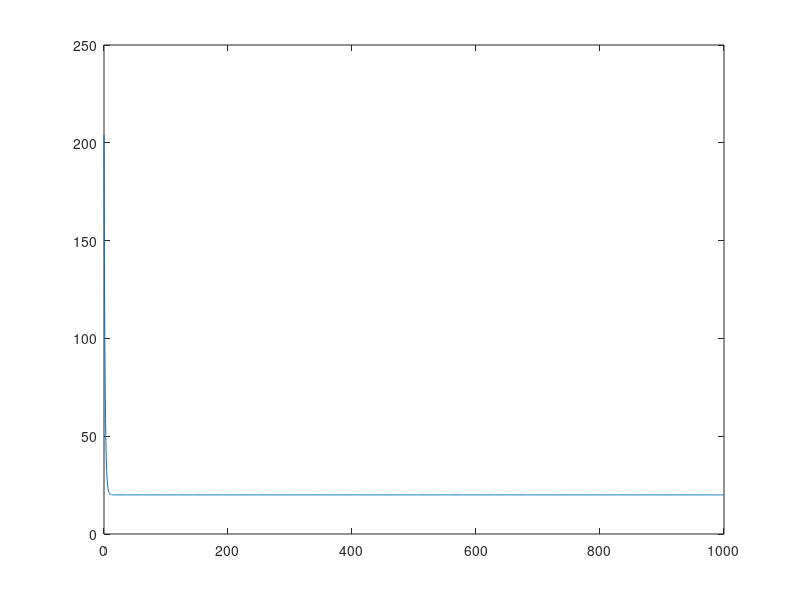

MATLAB code for this plot:
function res = pizzaAloneTimeSeries()

clf;

hCheese = [8 25];
hCrust = [12 0];
cCrust = [1.7 0];
cCheese = [3.7 1];

% kPizza = 
mCrust = .556;
mCheese = .198;
SApizzaB = 0.09931;
SApizzaS = 0.03429;
SApizzaT = .0792;

hBox = 10;
kBox = .21;
cBox = 1.17; %paper
mBox = .01;
SAboxCd = .09931;
SAboxCv = 1.2204;
SABoxOut = 1.3197;

cAir = 1.01;
mAir = 0.004935;
tEnv = 20;

y1_init = 204;
y2_init = 27;
y3_init = 27;

[T, M] = ode45(@deriv_func, [0, 1000], [y1_init]);

    function res = deriv_func(T, Y)
        tPizza = Y(1);
        qConvPizza = hCheese(1)*SApizzaT*(tPizza-20) + hCrust(1)*SApizzaS*(tPizza-20);
        dTdtPizza = (1/(mCrust*cCrust(1) + mCheese*cCheese(1)))*-qConvPizza;
        
        res = dTdtPizza;
    end

plot(T, M);
end